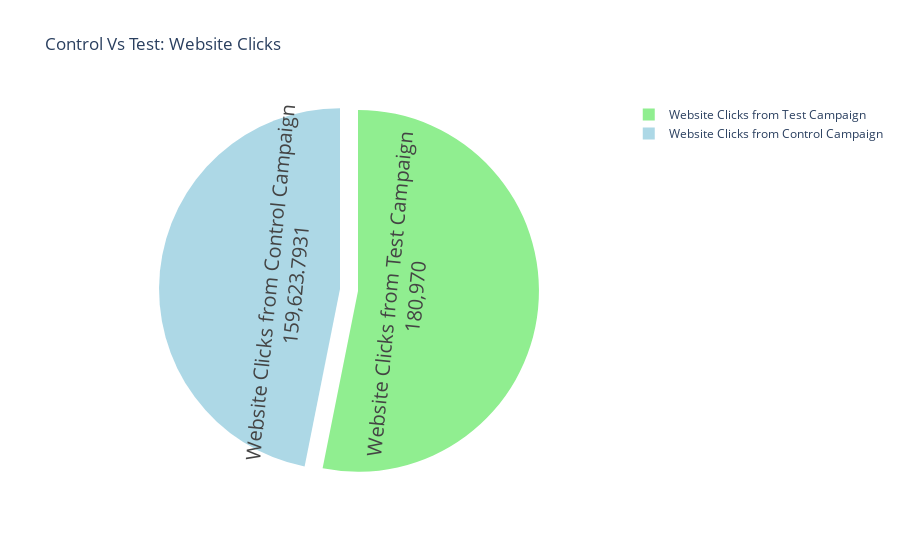

Here is the notebook cell this chart was saved with:
### Code cell
label = ["Website Clicks from Control Campaign", 
         "Website Clicks from Test Campaign"]
counts = [sum(control_data["Website Clicks"]), 
          sum(test_data["Website Clicks"])]
colors = ['#ADD8E6', '#90EE90']  # Light blue and light green colors

fig = go.Figure(data=[go.Pie(labels=label, values=counts, marker=dict(colors=colors))])
fig.update_layout(title_text='Control Vs Test: Website Clicks', scene=dict(aspectratio=dict(x=1, y=1, z=1)))
fig.update_traces(hoverinfo='label+percent', textinfo='value+label', 
                  textfont_size=20, pull=[0.05, 0.05])
fig.show()

### Figure 1 — Plotly figure (JSON) as saved in the notebook; plotly's stock layout.template omitted (floating-point values rounded to 4 significant figures)
{"data": [{"hoverinfo": "label+percent", "labels": ["Website Clicks from Control Campaign", "Website Clicks from Test Campaign"], "marker": {"colors": ["#ADD8E6", "#90EE90"]}, "pull": [0.05, 0.05], "textfont": {"size": 20}, "textinfo": "value+label", "type": "pie", "values": [159600.0, 180970]}], "layout": {"scene": {"aspectratio": {"x": 1, "y": 1, "z": 1}}, "title": {"text": "Control Vs Test: Website Clicks"}}}
